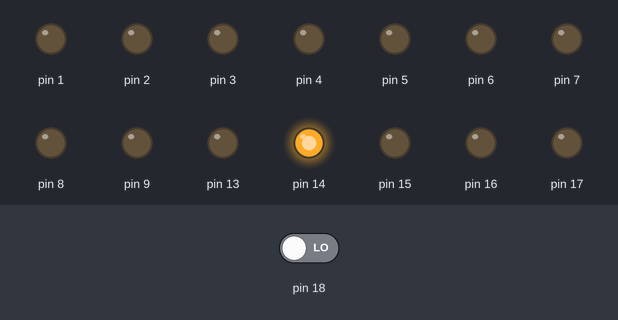
The sketch below on a simulated Arduino Uno, built with avr-gcc and run on an emulated ATmega328P. Parts: output pins drawn as LEDs (lit = HIGH). The inputs (shaded band) are chosen by the test bench; at power-on: pin 18 LOW.

Above: at 0.1 s.
At 1.1 s:
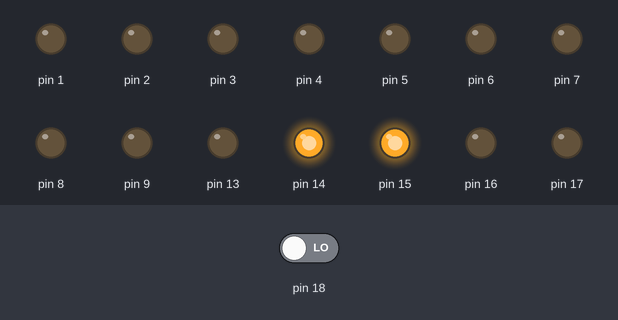
At 2.1 s:
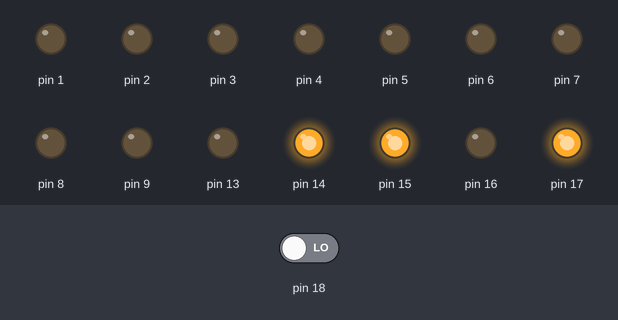
At 32.1 s:
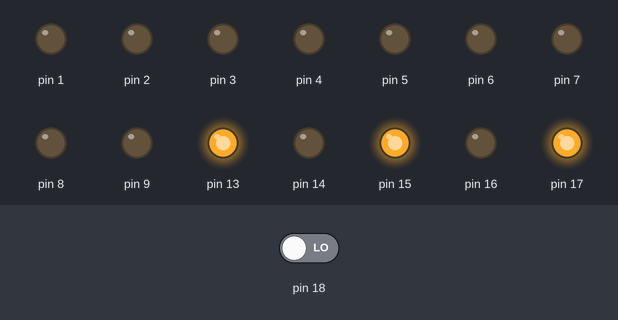
At 33.1 s:
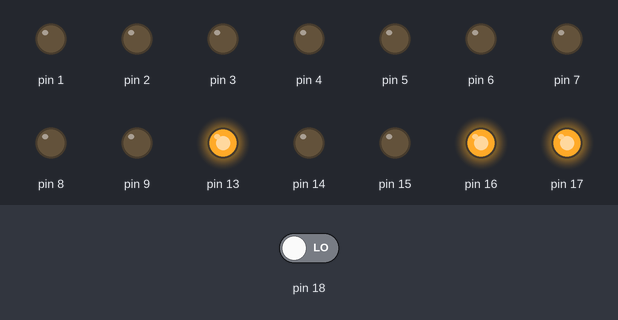
Timing chart, 0 to 34.6 s (numbered marks = the images above):
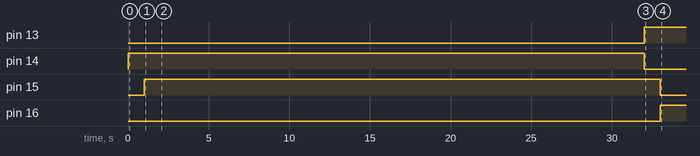

The sketch:

DadFiller.ino
```cpp
#include "Cylinder.h"
#include "Valve.h"
#include "PhotoEye.h"
#include "ConveyorBelt.h"

// pin, timeout
Valve valves[12] = {
  Valve(1, 12000),
  Valve(2, 11000),
  Valve(3, 10000),
  Valve(4, 9000),
  Valve(5, 8000),
  Valve(6, 7000),
  Valve(7, 7000),
  Valve(8, 8000),
  Valve(9, 9000),
  Valve(10, 10000),
  Valve(11, 11000),
  Valve(12, 12000),
};

// extend pin , retract pin
Cylinder exitCylinder(13, 14);
Cylinder entryCylinder(15, 16);

// pin
ConveyorBelt conveyorBelt(17);

// pin, steady state timeout
// 30 seconds considered steadystate of photoEye.
PhotoEye photoEye(18, 30000);

#define TIME_TO_CLEAR_BOTTLE 30000

void setup() {
  reset();
}

void loop() {
  delay(TIME_TO_CLEAR_BOTTLE);

  exitCylinder.extend(true);
  entryCylinder.extend(false);

  // Do until photoEye is blocked.
  int isBlocked = HIGH;
  while (photoEye.hasReachedSteadyState() == false || photoEye.getStatus() != isBlocked) {
    updateDigest();
  }

  // Stop conveyer.
  conveyorBelt.enabled(false);

  // Fill all bottles underneath valves.
  int length = sizeof(valves) / sizeof(Valve);
  for (int i = 0; i < length; i++) {
    valves[i].enabled(true);
  }

  // Wait for all bottles to be filled.
  boolean hasAllBottlesBeenFilled;
  do {
    hasAllBottlesBeenFilled = true;
    for (int i = 0; i < length; i++) {
      // When isEnabled == false means that the valve has filled the bottle.
      hasAllBottlesBeenFilled = hasAllBottlesBeenFilled && (valves[i].isEnabled() == false);
    }
    updateDigest();
  } while (hasAllBottlesBeenFilled == false);


  // Repeat
  reset();
}


void reset() {
  // Shut off all valves.
  int length = sizeof(valves) / sizeof(Valve);
  for (int i = 0; i < length; i++) {
    valves[i].enabled(false);
  }

  exitCylinder.extend(false);
  entryCylinder.extend(true);

  conveyorBelt.enabled(true);
}


void updateDigest() {
  photoEye.updateDigest();

  // Call updateDigest on all valves.
  int length = sizeof(valves) / sizeof(Valve);
  for (int i = 0; i < length; i++) {
    valves[i].updateDigest();
  }
}
```

ConveyorBelt.cpp
```cpp
#include "Arduino.h"
#include "ConveyorBelt.h"

ConveyorBelt::ConveyorBelt(int pin)
{
  _pin = pin;
  pinMode(_pin, OUTPUT);
}

void ConveyorBelt::enabled(boolean isExtended){
  digitalWrite(_pin, isExtended? HIGH:LOW);
}
```

ConveyorBelt.h
```cpp
#ifndef CONVEYORBELT_H
#define CONVEYORBELT_H

#include "Arduino.h"

class ConveyorBelt
{
  public:
    ConveyorBelt(int pin);
    void enabled(boolean isEnabled);
  private:
    int _pin;
};

#endif
```

Cylinder.cpp
```cpp
#include "Arduino.h"
#include "Cylinder.h"

#define TIME_FOR_CYLINDERS_TO_BE_FULLY_ACTIVATED 1000

Cylinder::Cylinder(int extendPin, int retractPin)
{
  _extendPin = extendPin;
  _retractPin = retractPin;

  pinMode(_extendPin, OUTPUT);
  pinMode(_retractPin, OUTPUT);
}

void Cylinder::extend(boolean isExtended){
  if(isExtended){
    digitalWrite(_extendPin,  HIGH);
    digitalWrite(_retractPin, LOW);
  } else{
    digitalWrite(_extendPin,  LOW);
    digitalWrite(_retractPin, HIGH);
  }

  delay(TIME_FOR_CYLINDERS_TO_BE_FULLY_ACTIVATED);
}
```

Cylinder.h
```cpp
#ifndef CYLINDER_H
#define CYLINDER_H

#include "Arduino.h"

class Cylinder
{
  public:
    Cylinder(int extendPin, int retractPin);
    void extend(boolean isExtended);
  private:
    int _extendPin;
    int _retractPin;
};

#endif
```

PhotoEye.cpp
```cpp
#include "Arduino.h"
#include "PhotoEye.h"

PhotoEye::PhotoEye(int pin, int steadyStateTimeout)
{
  _pin = pin;
  _lastMillisStatus = LOW;
  _lastMillis = millis();
  _steadyStateTimeout = steadyStateTimeout;
  _hasReachedSteadyState = false;
  pinMode(pin, INPUT);
}

int PhotoEye::getStatus(){
  return _lastMillisStatus;
}

boolean PhotoEye::hasReachedSteadyState(){
  return _hasReachedSteadyState;
}

void PhotoEye::updateDigest(){
  int currentStatus = digitalRead(_pin);

  if(_lastMillisStatus != currentStatus){
    _lastMillisStatus = currentStatus;
    _lastMillis = millis();
  }

  if( (millis() - _lastMillis) > _steadyStateTimeout ) {
    _hasReachedSteadyState = true;
  } else {
    _hasReachedSteadyState = false;
  }
}
```

PhotoEye.h
```cpp
#ifndef PHOTOEYE_H
#define PHOTOEYE_H

#include "Arduino.h"

class PhotoEye
{
  public:
    PhotoEye(int pin, int steadyStateTimeout);
    int getStatus();
    boolean hasReachedSteadyState();
    void updateDigest();
  private:
    int _pin;
    int _lastMillisStatus;
    int _lastMillis;
    boolean _hasReachedSteadyState;

    // Relies on a call to updateDigest() in the main loop().
    int _steadyStateTimeout;
};

#endif
```

Valve.cpp
```cpp
#include "Arduino.h"
#include "Valve.h"

Valve::Valve(int pin, int shutOffValveTimeout)
{
  _pin = pin;
  _shutOffValveTimeout = shutOffValveTimeout;

  pinMode(pin, OUTPUT);
}

void Valve::enabled(boolean isEnabled)
{
  if(isEnabled == true){
    _shutOffWhen = _shutOffValveTimeout + millis();
  }
  _isEnabled = isEnabled;
  digitalWrite(_pin, (isEnabled == true? HIGH:LOW));
}

boolean Valve::isEnabled()
{
  return _isEnabled;
}

void Valve::updateDigest()
{
  if (millis() > _shutOffWhen && _isEnabled == true) {
    enabled(false);
  }
}
```

Valve.h
```cpp
#ifndef VALVE_H
#define VALVE_H

#include "Arduino.h"

class Valve
{
  public:
    Valve(int pin, int shutOffValveTimeout);
    void enabled(boolean isEnabled);
    boolean isEnabled();
    void updateDigest();
  private:
    int _pin;
    int _shutOffValveTimeout;

    // Relies on a call to updateDigest() in the main loop().
    int _shutOffWhen;

    // Returned from isEnabled().
    boolean _isEnabled;
};

#endif
```

Measured:
- by itself, pin 13: LOW → HIGH at 32.0 s
- by itself, pin 14: HIGH → LOW at 32.0 s
- by itself, pin 15: HIGH → LOW at 33.0 s
- by itself, pin 16: LOW → HIGH at 33.0 s
